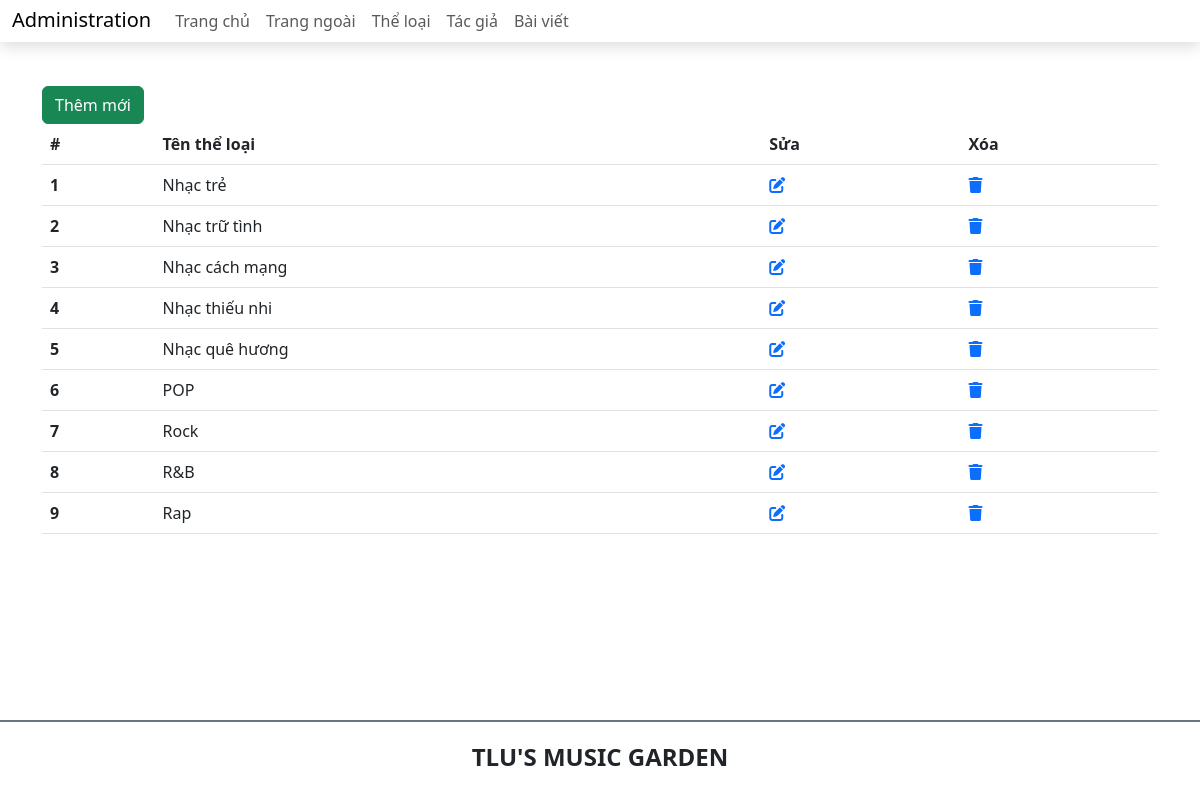
Screenshot of /admin/category.php with the database file from the repository.
### tables this page shows
CREATE TABLE `theloai` (
  `ma_tloai` int(11) NOT NULL,
  `ten_tloai` varchar(50) NOT NULL
);

### admin/category.php (the view, shortened to what this page needs)
<?php include 'header_admin.php';?>
    <main class="container mt-5 mb-5">
        <div class="row">
            <div class="col-sm">
                <a href="add_category.php" class="btn btn-success">Thêm mới</a>
                <table class="table">
                    <thead>
                        <tr>
                            <th scope="col">#</th>
                            <th scope="col">Tên thể loại</th>
                            <th>Sửa</th>
                            <th>Xóa</th>
                        </tr>
                    </thead>
                    <tbody>
                        <?php
                        $conn = mysqli_connect('localhost', 'root', '', 'btth01_cse485');
                        $sql = "SELECT * FROM theloai";
                        $result = mysqli_query($conn, $sql);
                        if (mysqli_num_rows($result) > 0) {
                            while ($row = mysqli_fetch_assoc($result)) {
                        ?>
                                <th scope="row"><?=$row['ma_tloai'] ?></th>
                                <td><?=$row['ten_tloai'] ?></td>
                                <td>
                                    <a href="edit_category.php?id=<?=$row['ma_tloai'] ?>"><i class="fa-solid fa-pen-to-square"></i></a>
                                </td>
                                <td>
                                    <a href=""><i class="fa-solid fa-trash"></i></a>
                                </td>
                        <?php
                            }
                        }
                        ?>
                    </tbody>
                </table>
            </div>
        </div>
    </main>
<?php include 'footer_admin.php';?>

### rows the page displays
theloai: ma_tloai "1", ten_tloai "Nhạc trẻ"
theloai: ma_tloai "2", ten_tloai "Nhạc trữ tình"
theloai: ma_tloai "3", ten_tloai "Nhạc cách mạng"
theloai: ma_tloai "4", ten_tloai "Nhạc thiếu nhi"
theloai: ma_tloai "5", ten_tloai "Nhạc quê hương"
theloai: ma_tloai "6", ten_tloai "POP"
theloai: ma_tloai "7", ten_tloai "Rock"
theloai: ma_tloai "8", ten_tloai "R&B"
theloai: ma_tloai "9", ten_tloai "Rap"
